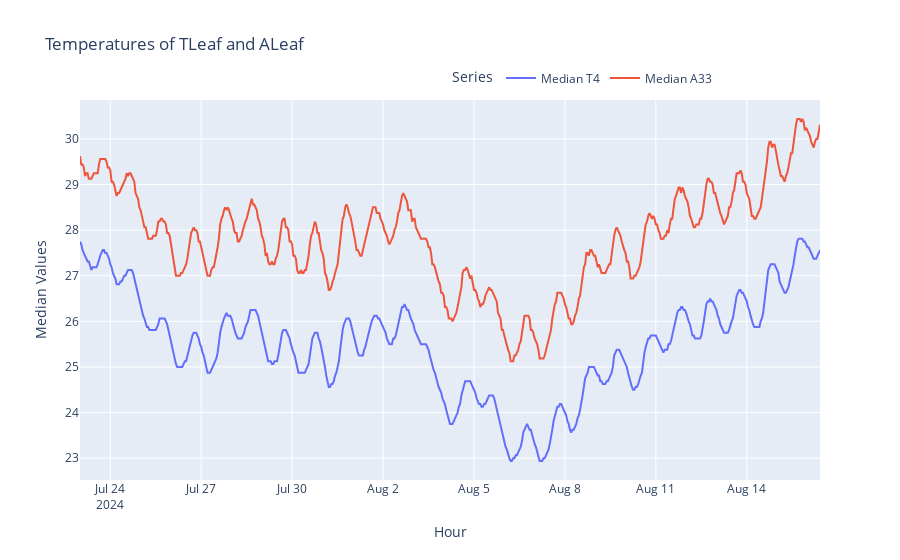

Notebook cell for this chart:
### Code cell
# Example usage
plot_median_series(df, 'median_T4', 'median_A33')

### Figure 1 — Plotly figure (JSON) as saved in the notebook; plotly's stock layout.template omitted (floating-point values rounded to 4 significant figures; data arrays with more than 128 entries replaced by an {"elided": "..."} marker saying what was removed)
{"data": [{"mode": "lines", "name": "Median T4", "type": "scatter", "x": {"elided": "587 str values"}, "y": {"elided": "587 float values"}}, {"mode": "lines", "name": "Median A33", "type": "scatter", "x": {"elided": "587 str values"}, "y": {"elided": "587 float values"}}], "layout": {"hovermode": "x unified", "legend": {"orientation": "h", "title": {"text": "Series"}, "x": 0.5, "xanchor": "left", "y": 1.02, "yanchor": "bottom"}, "title": {"text": "Temperatures of TLeaf and ALeaf"}, "xaxis": {"title": {"text": "Hour"}}, "yaxis": {"title": {"text": "Median Values"}}}}
